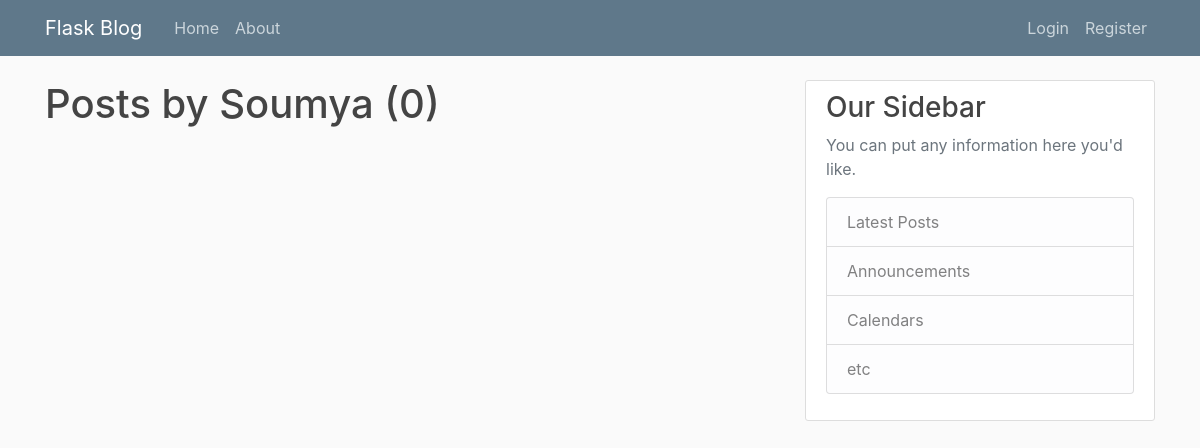
/user/Soumya, run on an earlier commit of the app's database.
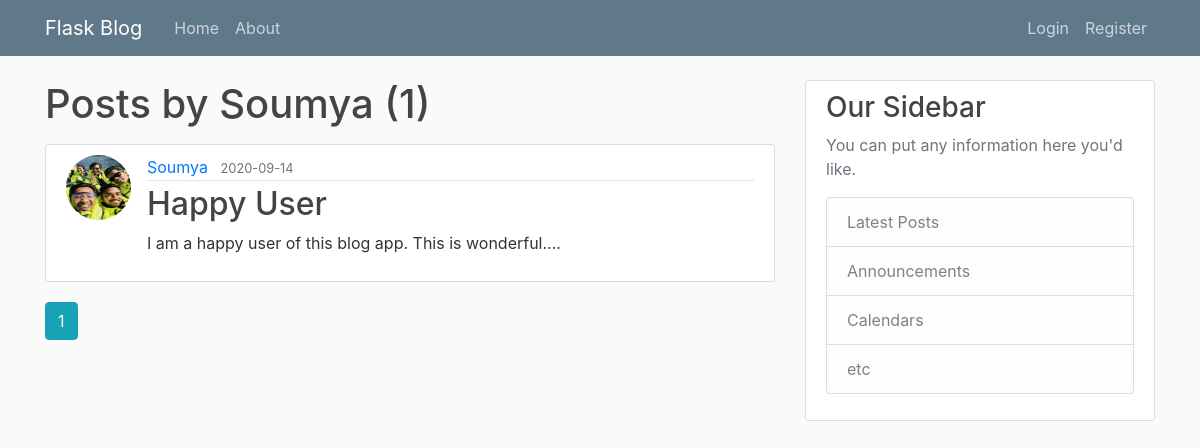
And on a later commit of the database.
### flaskblog/models.py (models this page shows, shortened)
class Post(db.Model):
    id = db.Column(db.Integer, primary_key=True)
    title = db.Column(db.String(100), nullable=False)
    date_posted = db.Column(db.DateTime, nullable=False, default=datetime.utcnow)
    content = db.Column(db.Text, nullable=False)
    user_id = db.Column(db.Integer, db.ForeignKey('user.id'), nullable=False)

class User(db.Model, UserMixin):
    id = db.Column(db.Integer, primary_key=True)
    username = db.Column(db.String(20), unique=True, nullable=False)
    email = db.Column(db.String(120), unique=True, nullable=False)
    password = db.Column(db.String(60), nullable=False)
    image_file = db.Column(db.String(20), nullable=False, default='default.jpg')
    posts = db.relationship('Post', backref='author', lazy=True)

### flaskblog/users/routes.py (the view)
@users.route('/user/<string:username>')
def user_posts(username):
    page = request.args.get('page', 1, type=int)
    user = User.query.filter_by(username=username).first_or_404()
    posts = Post.query.filter_by(author=user)\
        .order_by(Post.date_posted.desc())\
        .paginate(page=page,per_page=5)
    return render_template('user_posts.html', posts=posts, user=user)

### flaskblog/templates/user_posts.html
{% extends "layout.html" %}
{%  block content %}
    <h1 class="mb-3">Posts by {{ user.username }} ({{ posts.total }})</h1>
    {% for post in posts.items %}
      <article class="media content-section">
        <img class="rounded-circle article-img" src="{{ url_for('static', filename='profile_pics/' + post.author.image_file) }}" alt="">
        <div class="media-body">
          <div class="article-metadata">
            <a class="mr-2" href="{{ url_for('users.user_posts', username=post.author.username) }}">{{ post.author.username }}</a>
            <small class="text-muted">{{ post.date_posted.strftime('%Y-%m-%d') }}</small>
          </div>
          <h2><a class="article-title" href="{{ url_for('posts.post', post_id=post.id) }}">{{ post.title }}</a></h2>
          <p class="article-content">{{ post.content }}</p>
        </div>
      </article>
    {% endfor %}
    {% for page_num in posts.iter_pages(left_edge=1, right_edge=1, left_current=1, right_current=2) %}
      {% if page_num %}
        {% if posts.page == page_num %}
        <a class="btn btn-info mb-4" href="{{ url_for('users.user_posts', username=user.username, page=page_num) }}">{{ page_num }}</a>
        {% else %}
          <a class="btn btn-outline-info mb-4" href="{{ url_for('users.user_posts', username=user.username, page=page_num) }}">{{ page_num }}</a>
        {% endif %}
      {% else %}
        ...
      {% endif %}
    {% endfor %}
{% endblock content %}

What changed in the data, as far as the page shows it:
added Post: image_file (picture), author.username "Soumya", date_posted "2020-09-14", title "Happy User", content "I am a happy user of this blog app. This is wonderful...."
Also different on the page:
{{ posts.total }}: "0" → "1"
new list line: "1"
